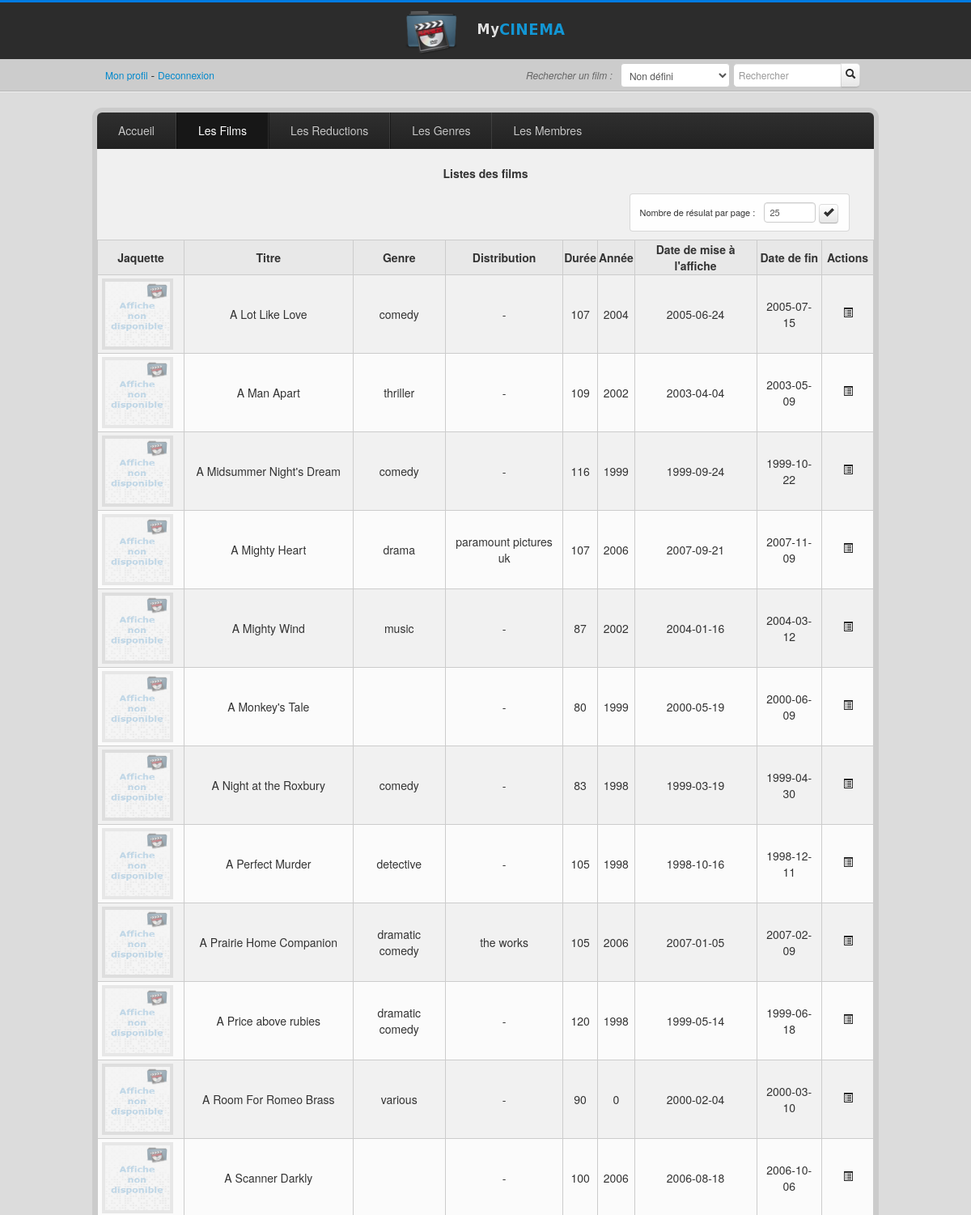
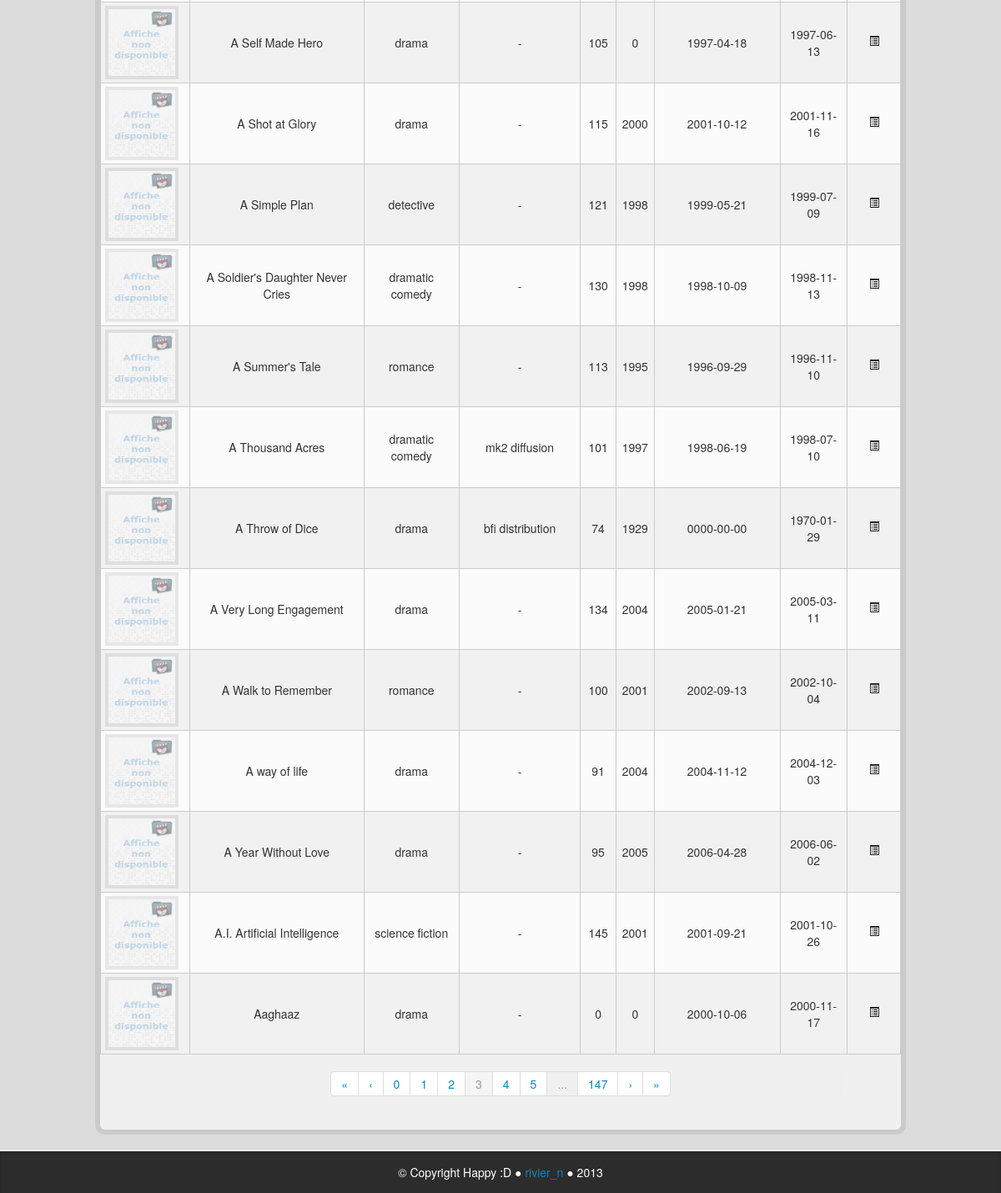
/index.php?file=ListFilms&page=3 (signed in), run on the app's committed database (2 pictures, top to bottom).
### tables this page shows
CREATE TABLE IF NOT EXISTS `tp_film` (
  `id_film` int(11) NOT NULL,
  `id_genre` tinyint(4) DEFAULT NULL,
  `id_distrib` int(11) DEFAULT NULL,
  `titre` varchar(255) NOT NULL,
  `resum` varchar(255) NOT NULL,
  `date_debut_affiche` date NOT NULL,
  `date_fin_affiche` date NOT NULL,
  `duree_min` int(11) NOT NULL,
  `annee_prod` int(11) DEFAULT NULL,
  PRIMARY KEY (`id_film`),
  KEY `id_genre` (`id_genre`),
  KEY `id_distrib` (`id_distrib`)
);

CREATE TABLE IF NOT EXISTS `tp_genre` (
  `id_genre` tinyint(4) NOT NULL,
  `nom` varchar(255) NOT NULL,
  PRIMARY KEY (`id_genre`)
);

CREATE TABLE IF NOT EXISTS `tp_distrib` (
  `id_distrib` int(11) NOT NULL,
  `nom` varchar(255) NOT NULL,
  `telephone` varchar(255) NOT NULL,
  `adresse` varchar(255) NOT NULL,
  `cpostal` varchar(255) NOT NULL,
  `ville` varchar(255) NOT NULL,
  `pays` varchar(255) NOT NULL,
  PRIMARY KEY (`id_distrib`)
);

### inc/functions.php (called while the page is built, shortened)
<?php
if(!isset($_GET['page']))
{
	$page = 0;
}
else
{
	$page = $_GET['page'];
}
if(!isset($_POST['tri']) && empty($_POST['tri']))
{
	if(isset($_GET['file']))
	{
		switch($_GET['file'])
		{
			case "ListFilms":
				$tri = "titre";
				break;
		}
	}
}
else
{
	$tri = $_POST['tri'];
}
?>

### inc/db.php (called while the page is built, shortened)
<?php
function getTable($bdd, $table , $page = 0, $tri, $max = 20) {
	$tri = mysqli_real_escape_string($bdd, $tri);
	$table = mysqli_real_escape_string($bdd, $table);
	$page = abs(intval($page));
	$max = abs(intval($max));
	$page *= $max;
	$resultat = mysqli_query($bdd, "SELECT * FROM $table ORDER BY $tri LIMIT $page, $max");
	$tabres = array();
	while($row = mysqli_fetch_assoc($resultat))
	{
   		$tabres[] = $row;
	}
	return $tabres;
}
function checkTable($bdd, $table, $name, $id , $name_where)
{
	$resultat = mysqli_query($bdd, "SELECT $name FROM $table WHERE $name_where = \"$id\" LIMIT 1");
	$row = mysqli_fetch_assoc($resultat);
	return $row[$name];
}
function countTable($bdd, $table)
{
	$table = mysqli_real_escape_string($bdd, $table);
	$res = mysqli_query($bdd, "SELECT count(*) AS res FROM $table");
	$donnees = mysqli_fetch_assoc($res);
	return $donnees['res'];
}
?>

### inc/ListFilms.php (the view, shortened to what this page needs)
		<?php
$films_list = getTable($bdd, "tp_film", $page, $tri, $_SESSION['limit'] );
$countdistrib = countTable($bdd, "tp_distrib");
?>
<h5>Listes des films</h5>
<div class="nb-result">
	<form method="POST">
		<label for="limit">Nombre de résulat par page :</label>
		<input type="number" id="limit" class="input-small" name="limit" placeholder="25" min="20" max="500" value="<?php if(isset($_SESSION['limit'])){ echo $_SESSION['limit']; } ?>">
		<button type="submit" class="btn"><i class="icon-ok"></i></button>
	</form>
</div>
<table>
	<tr>
		<th>Jaquette</th>
		<th>Titre</th>
		<th>Genre</th>
		<th>Distribution</th>
		<th>Durée</th>
		<th>Année</th>
		<th>Date de mise à l'affiche</th>
		<th>Date de fin</th>
		<th class="actions">Actions</th>
	</tr>
<?php
$i = 0;
foreach($films_list as $val)
{
	if(file_exists("upload/img/film" . $val['id_film'] . ".png"))
	{
 		$img = "<img src=\"upload/img/film" . $val['id_film'] . ".png\" alt=\"avatar\">";
	}
	else
	{
 		$img = "<img src=\"img/filmdefaut.png\" alt=\"avatar\">";
	}
	if($i%2 == 0) { echo "<tr class=\"gris\">"; } else { echo "<tr>"; }
	echo "<td class=\"img-film\">";
	echo $img;
	echo "</td>";
	echo "<td>";
	echo $val['titre'];
	echo "</td>";
	echo "<td>";
	echo checkTable($bdd, "tp_genre", "nom" , $val['id_genre'], "id_genre");
	echo "</td>";
	echo "<td>";
	if(!empty($val['id_distrib'])) { echo checkTable($bdd, "tp_distrib", "nom" , $val['id_distrib'], "id_distrib"); } else{ echo "-"; }
	echo "</td>";
	echo "<td>";
	echo $val['duree_min'];
	echo "</td>";
	echo "<td>";
	echo $val['annee_prod'];
	echo "</td>";
	echo "<td>";
	echo $val['date_debut_affiche'];
	echo "</td>";
	echo "<td>";
	echo $val['date_fin_affiche'];
	echo "</td>";
	echo "<td>";
	echo "<a href=\"index.php?file=Film&amp;id=" . $val['id_film'] . "\" title=\"\"><i class='icon-list-alt unset-button'></i></a>";
	echo "</td>";
	echo "</tr>";
	$i++;
}
$page_nb = round(countTable($bdd, "tp_film") / $_SESSION['limit']);
?>
</table>
<div class="pagination">
  <ul>
<?php
if($page > 0) {
	$i = $page -1;
	echo "<li><a href=\"index.php?file=ListFilms&amp;page=0\">&laquo;</a></li>";
 	echo "<li><a href=\"index.php?file=ListFilms&amp;page=" . $i . "\">&lsaquo;</a></li>";
}
else
{
	echo "<li class=\"disabled\"><a href=\"#\">&laquo;</a></li>";
}
for($i = 0; $i <= $page_nb; $i++)
{
	if($i == $page_nb || ($i > $page - 3 && $i < $page + 3) || $i <= 1)
	{
		if($i == $page)
		{
			echo "<li class=\"active\"><a href=\"index.php?file=ListFilms&amp;page=" . $i . "\">$i</a></li>";
		}
		else
		{
			echo "<li><a href=\"index.php?file=ListFilms&amp;page=" . $i . "\">$i</a></li>";
		}
	}
	else
	{
		if($i == $page + 3)
		{
			echo "<li class=\"disabled\"><a href=\"index.php?file=ListFilms&amp;page=" . $i . "\">...</a></li>";
		}
		else if($i == 2 && $page > 4)
		{
			echo "<li class=\"disabled\"><a href=\"index.php?file=ListFilms&amp;page=" . $i . "\">...</a></li>";
		}
	}
}
if($page != $page_nb)
{
	$i = $page +1;
	echo "<li><a href=\"index.php?file=ListFilms&amp;page=" . $i . "\">&rsaquo;</a></li>";
	echo "<li><a href=\"index.php?file=ListFilms&amp;page=$page_nb\">&raquo;</a></li>";
}
else
{
	echo "<li class=\"disabled\"><a href=\"index.php?file=ListFilms&amp;page=$page_nb\">&raquo;</a></li>";
}
?>
  </ul>
</div>

### index.php (shortened to what this page needs)
<?php session_start();
require_once("inc/db.php");
require_once("inc/functions.php");
require_once("inc/header.php");
$inc = array();
$folder = opendir("./inc/");
while($file = readdir($folder)) {
	$path = pathinfo($file);
	if($path['extension'] == "php" && $file != "config.php") {
		$inc[] = $path['filename'];
	}
}
foreach($inc as $val) {
	if (isset($_GET['file']) && $_GET['file'] != "index" && $_GET['file'] != "config" && $_GET['file'] != "header" && $_GET['file'] != "footer" && $_GET['file'] != "functions" && $_GET['file'] != "db") {
		if($_GET['file'] == $val) {
			include_once("inc/".$val.".php");
			break;
		}
	}
}
require_once("inc/footer.php");
?>

### css/style.css (style rules this page uses)
body { background-color: #dcdcdc; }
table { background-color: #fbfbfb; margin:10px auto; border: solid 1px #cccccc ; text-align:center; min-width:900px; position: relative; }
.gris { background-color: #f1f1f1; }
th { background-color: #e8e8e8; border: solid 1px #cccccc ; }
label { display: inline-block; width:170px; }
td { padding:0 5px; border: solid 1px #cccccc ; }
.actions { width:61px; }
form { width:420px; margin:20px auto; }
h5 { text-align: center; padding:20px 0px 5px 0px; margin:0; }
input[type=text],input[type=number],input[type=date], input[type=mail] { margin-top:8px; }
.nav li:hover, .nav li:active, .active { background-image: -moz-linear-gradient(top, #171717, #171717); background-image: -webkit-gradient(linear, 0 0, 0 100%, from(#171717), to(#171717)); background-image: -webkit-linear-gradient(top, #171717, #171717); background-image: -o-linear-gradient(top, #171717, #171717); background-image: linear-gradient(to bottom, #171717, #171717); background-repeat: repeat-x; color:white; margin: 0; }
.nb-result { background-color: rgba(255,255,255,0.9); -webkit-border-radius:4px; -moz-border-radius: 4px; border-radius: 4px; width:260px; height:45px; display: inline-block; padding: 0 5px; border: solid 1px rgba(0,0,0,0.15); float: right; margin:10px 30px; }
.nb-result form { width:95%; height:30px; margin:2px auto; }
.nb-result button { width:auto; height:24px; padding: 1px 4px; }
.nb-result label { font-size:11px; width:150px; }
.nb-result input[type=number] { font-size:11px; height:15px; width:50px; line-height: 15px; }
.img-film { padding-right: 10px; }
.img-film img { width:80px; height:80px; border: solid 4px rgba(0,0,0,0.08); margin: 4px 6px 4px 0; }
.pagination { width: 100%; overflow: hidden; }
.pagination ul { position: relative; float: left; display: block; left: 50%; }
.pagination ul li { position: relative; float: left; display: block; right: 50%; }

### data on the page
tp_film: titre "A Lot Like Love", id_genre.nom "comedy", duree_min "107", annee_prod "2004", date_debut_affiche "2005-06-24", date_fin_affiche "2005-07-15"
tp_film: titre "A Man Apart", id_genre.nom "thriller", duree_min "109", annee_prod "2002", date_debut_affiche "2003-04-04", date_fin_affiche "2003-05-09"
tp_film: titre "A Midsummer Night's Dream", id_genre.nom "comedy", duree_min "116", annee_prod "1999", date_debut_affiche "1999-09-24", date_fin_affiche "1999-10-22"
tp_film: titre "A Mighty Heart", id_genre.nom "drama", id_distrib.nom "paramount pictures uk", duree_min "107", annee_prod "2006", date_debut_affiche "2007-09-21", date_fin_affiche "2007-11-09"
tp_film: titre "A Mighty Wind", id_genre.nom "music", duree_min "87", annee_prod "2002", date_debut_affiche "2004-01-16", date_fin_affiche "2004-03-12"
tp_film: titre "A Monkey's Tale", duree_min "80", annee_prod "1999", date_debut_affiche "2000-05-19", date_fin_affiche "2000-06-09"
tp_film: titre "A Night at the Roxbury", id_genre.nom "comedy", duree_min "83", annee_prod "1998", date_debut_affiche "1999-03-19", date_fin_affiche "1999-04-30"
tp_film: titre "A Perfect Murder", id_genre.nom "detective", duree_min "105", annee_prod "1998", date_debut_affiche "1998-10-16", date_fin_affiche "1998-12-11"
tp_film: titre "A Prairie Home Companion", id_genre.nom "dramatic comedy", id_distrib.nom "the works", duree_min "105", annee_prod "2006", date_debut_affiche "2007-01-05", date_fin_affiche "2007-02-09"
tp_film: titre "A Price above rubies", id_genre.nom "dramatic comedy", duree_min "120", annee_prod "1998", date_debut_affiche "1999-05-14", date_fin_affiche "1999-06-18"
tp_film: titre "A Room For Romeo Brass", id_genre.nom "various", duree_min "90", annee_prod "0", date_debut_affiche "2000-02-04", date_fin_affiche "2000-03-10"
tp_film: titre "A Scanner Darkly", duree_min "100", annee_prod "2006", date_debut_affiche "2006-08-18", date_fin_affiche "2006-10-06"
tp_film: titre "A Self Made Hero", id_genre.nom "drama", duree_min "105", annee_prod "0", date_debut_affiche "1997-04-18", date_fin_affiche "1997-06-13"
tp_film: titre "A Shot at Glory", id_genre.nom "drama", duree_min "115", annee_prod "2000", date_debut_affiche "2001-10-12", date_fin_affiche "2001-11-16"
tp_film: titre "A Simple Plan", id_genre.nom "detective", duree_min "121", annee_prod "1998", date_debut_affiche "1999-05-21", date_fin_affiche "1999-07-09"
tp_film: titre "A Soldier's Daughter Never Cries", id_genre.nom "dramatic comedy", duree_min "130", annee_prod "1998", date_debut_affiche "1998-10-09", date_fin_affiche "1998-11-13"
tp_film: titre "A Summer's Tale", id_genre.nom "romance", duree_min "113", annee_prod "1995", date_debut_affiche "1996-09-29", date_fin_affiche "1996-11-10"
tp_film: titre "A Thousand Acres", id_genre.nom "dramatic comedy", id_distrib.nom "mk2 diffusion", duree_min "101", annee_prod "1997", date_debut_affiche "1998-06-19", date_fin_affiche "1998-07-10"
tp_film: titre "A Throw of Dice", id_genre.nom "drama", id_distrib.nom "bfi distribution", duree_min "74", annee_prod "1929", date_debut_affiche "0000-00-00", date_fin_affiche "1970-01-29"
tp_film: titre "A Very Long Engagement", id_genre.nom "drama", duree_min "134", annee_prod "2004", date_debut_affiche "2005-01-21", date_fin_affiche "2005-03-11"
tp_film: titre "A Walk to Remember", id_genre.nom "romance", duree_min "100", annee_prod "2001", date_debut_affiche "2002-09-13", date_fin_affiche "2002-10-04"
tp_film: titre "A way of life", id_genre.nom "drama", duree_min "91", annee_prod "2004", date_debut_affiche "2004-11-12", date_fin_affiche "2004-12-03"
tp_film: titre "A Year Without Love", id_genre.nom "drama", duree_min "95", annee_prod "2005", date_debut_affiche "2006-04-28", date_fin_affiche "2006-06-02"
tp_film: titre "A.I. Artificial Intelligence", id_genre.nom "science fiction", duree_min "145", annee_prod "2001", date_debut_affiche "2001-09-21", date_fin_affiche "2001-10-26"
tp_film: titre "Aaghaaz", id_genre.nom "drama", duree_min "0", annee_prod "0", date_debut_affiche "2000-10-06", date_fin_affiche "2000-11-17"
